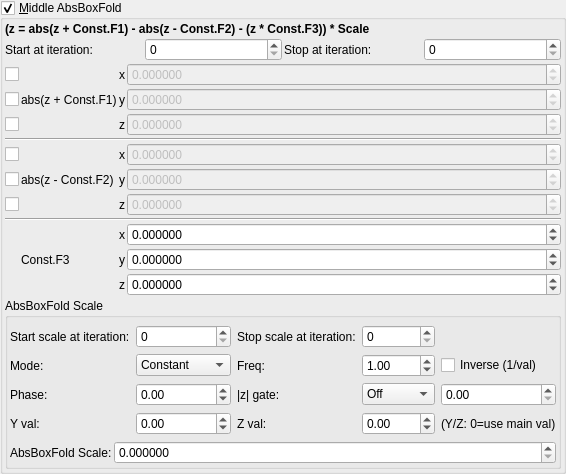
    <widget class="MyGroupBox" name="groupCheck_transf_multiplier_enabled_2_false">
     <property name="title">
      <string>&amp;Middle AbsBoxFold</string>
     </property>
     <property name="checkable">
      <bool>true</bool>
     </property>
     <layout class="QVBoxLayout" name="verticalLayout_17" stretch="0,0,0,0">
      <property name="spacing">
       <number>2</number>
      </property>
      <property name="leftMargin">
       <number>2</number>
      </property>
      <property name="topMargin">
       <number>2</number>
      </property>
      <property name="rightMargin">
       <number>2</number>
      </property>
      <property name="bottomMargin">
       <number>2</number>
      </property>
      <item>
       <widget class="QLabel" name="label_4">
        <property name="font">
         <font>
          <weight>75</weight>
          <bold>true</bold>
         </font>
        </property>
        <property name="text">
         <string>(z = abs(z + Const.F1) - abs(z - Const.F2) - (z * Const.F3)) * Scale</string>
        </property>
        <property name="wordWrap">
         <bool>true</bool>
        </property>
       </widget>
      </item>
      <item>
       <layout class="QGridLayout" name="gridLayout_29">
        <property name="spacing">
         <number>2</number>
        </property>
        <item row="0" column="1">
         <widget class="MySpinBox" name="spinboxInt_transf_start_iterations">
          <property name="sizePolicy">
           <sizepolicy hsizetype="Minimum" vsizetype="Maximum">
            <horstretch>0</horstretch>
            <verstretch>0</verstretch>
           </sizepolicy>
          </property>
          <property name="maximum">
           <number>999</number>
          </property>
         </widget>
        </item>
        <item row="0" column="0">
         <widget class="QLabel" name="label_71">
          <property name="text">
           <string>Start at iteration:</string>
          </property>
         </widget>
        </item>
        <item row="0" column="3">
         <widget class="MySpinBox" name="spinboxInt_transf_stop_iterations">
          <property name="sizePolicy">
           <sizepolicy hsizetype="Minimum" vsizetype="Maximum">
            <horstretch>0</horstretch>
            <verstretch>0</verstretch>
           </sizepolicy>
          </property>
          <property name="maximum">
           <number>999</number>
          </property>
         </widget>
        </item>
        <item row="0" column="2">
         <widget class="QLabel" name="label_72">
          <property name="text">
           <string>Stop at iteration:</string>
          </property>
         </widget>
        </item>
       </layout>
      </item>
      <item>
       <layout class="QGridLayout" name="gridLayout_30" columnstretch="0,0,0,1">
        <property name="spacing">
         <number>2</number>
        </property>
        <item row="2" column="3">
         <widget class="MyDoubleSpinBox" name="spinbox3_transf_addition_constant_111_z">
          <property name="enabled">
           <bool>false</bool>
          </property>
          <property name="sizePolicy">
           <sizepolicy hsizetype="Minimum" vsizetype="Maximum">
            <horstretch>0</horstretch>
            <verstretch>0</verstretch>
           </sizepolicy>
          </property>
          <property name="decimals">
           <number>6</number>
          </property>
          <property name="minimum">
           <double>-99.989999999999995</double>
          </property>
          <property name="maximum">
           <double>99.989999999999995</double>
          </property>
          <property name="singleStep">
           <double>0.100000000000000</double>
          </property>
         </widget>
        </item>
        <item row="1" column="2">
         <widget class="QLabel" name="label_8">
          <property name="text">
           <string notr="true">y</string>
          </property>
         </widget>
        </item>
        <item row="4" column="0">
         <widget class="MyCheckBox" name="checkBox_transf_function_enabledAx">
          <property name="text">
           <string/>
          </property>
         </widget>
        </item>
        <item row="6" column="0">
         <widget class="MyCheckBox" name="checkBox_transf_function_enabledAz">
          <property name="text">
           <string/>
          </property>
         </widget>
        </item>
        <item row="7" column="0" colspan="4">
         <widget class="Line" name="line_27">
          <property name="orientation">
           <enum>Qt::Horizontal</enum>
          </property>
         </widget>
        </item>
        <item row="0" column="3">
         <widget class="MyDoubleSpinBox" name="spinbox3_transf_addition_constant_111_x">
          <property name="enabled">
           <bool>false</bool>
          </property>
          <property name="sizePolicy">
           <sizepolicy hsizetype="Minimum" vsizetype="Maximum">
            <horstretch>0</horstretch>
            <verstretch>0</verstretch>
           </sizepolicy>
          </property>
          <property name="prefix">
           <string/>
          </property>
          <property name="decimals">
           <number>6</number>
          </property>
          <property name="minimum">
           <double>-99.989999999999995</double>
          </property>
          <property name="singleStep">
           <double>0.100000000000000</double>
          </property>
         </widget>
        </item>
        <item row="5" column="2">
         <widget class="QLabel" name="label_11">
          <property name="text">
           <string notr="true">y</string>
          </property>
         </widget>
        </item>
        <item row="6" column="2">
         <widget class="QLabel" name="label_12">
          <property name="text">
           <string notr="true">z</string>
          </property>
         </widget>
        </item>
        <item row="10" column="2">
         <widget class="QLabel" name="label_13">
          <property name="text">
           <string notr="true">z</string>
          </property>
         </widget>
        </item>
        <item row="9" column="2">
         <widget class="QLabel" name="label_14">
          <property name="text">
           <string notr="true">y</string>
          </property>
         </widget>
        </item>
        <item row="8" column="2">
         <widget class="QLabel" name="label_15">
          <property name="text">
           <string notr="true">x</string>
          </property>
         </widget>
        </item>
        <item row="5" column="3">
         <widget class="MyDoubleSpinBox" name="spinbox3_transf_addition_constantA_111_y">
          <property name="enabled">
           <bool>false</bool>
          </property>
          <property name="sizePolicy">
           <sizepolicy hsizetype="Minimum" vsizetype="Maximum">
            <horstretch>0</horstretch>
            <verstretch>0</verstretch>
           </sizepolicy>
          </property>
          <property name="decimals">
           <number>6</number>
          </property>
          <property name="minimum">
           <double>-99.989999999999995</double>
          </property>
          <property name="maximum">
           <double>99.989999999999995</double>
          </property>
          <property name="singleStep">
           <double>0.100000000000000</double>
          </property>
         </widget>
        </item>
        <item row="10" column="3">
         <widget class="MyDoubleSpinBox" name="spinbox3_transf_scale3D_111_z">
          <property name="sizePolicy">
           <sizepolicy hsizetype="Minimum" vsizetype="Maximum">
            <horstretch>0</horstretch>
            <verstretch>0</verstretch>
           </sizepolicy>
          </property>
          <property name="decimals">
           <number>6</number>
          </property>
          <property name="minimum">
           <double>-99.989999999999995</double>
          </property>
          <property name="maximum">
           <double>99.989999999999995</double>
          </property>
          <property name="singleStep">
           <double>0.100000000000000</double>
          </property>
         </widget>
        </item>
        <item row="8" column="3">
         <widget class="MyDoubleSpinBox" name="spinbox3_transf_scale3D_111_x">
          <property name="sizePolicy">
           <sizepolicy hsizetype="Minimum" vsizetype="Maximum">
            <horstretch>0</horstretch>
            <verstretch>0</verstretch>
           </sizepolicy>
          </property>
          <property name="prefix">
           <string/>
          </property>
          <property name="decimals">
           <number>6</number>
          </property>
          <property name="minimum">
           <double>-99.989999999999995</double>
          </property>
          <property name="singleStep">
           <double>0.100000000000000</double>
          </property>
         </widget>
        </item>
        <item row="6" column="3">
         <widget class="MyDoubleSpinBox" name="spinbox3_transf_addition_constantA_111_z">
          <property name="enabled">
           <bool>false</bool>
          </property>
          <property name="sizePolicy">
           <sizepolicy hsizetype="Minimum" vsizetype="Maximum">
            <horstretch>0</horstretch>
            <verstretch>0</verstretch>
           </sizepolicy>
          </property>
          <property name="decimals">
           <number>6</number>
          </property>
          <property name="minimum">
           <double>-99.989999999999995</double>
          </property>
          <property name="maximum">
           <double>99.989999999999995</double>
          </property>
          <property name="singleStep">
           <double>0.100000000000000</double>
          </property>
         </widget>
        </item>
        <item row="9" column="3">
         <widget class="MyDoubleSpinBox" name="spinbox3_transf_scale3D_111_y">
          <property name="sizePolicy">
           <sizepolicy hsizetype="Minimum" vsizetype="Maximum">
            <horstretch>0</horstretch>
            <verstretch>0</verstretch>
           </sizepolicy>
          </property>
          <property name="decimals">
           <number>6</number>
          </property>
          <property name="minimum">
           <double>-99.989999999999995</double>
          </property>
          <property name="maximum">
           <double>99.989999999999995</double>
          </property>
          <property name="singleStep">
           <double>0.100000000000000</double>
          </property>
         </widget>
        </item>
        <item row="2" column="0">
         <widget class="MyCheckBox" name="checkBox_transf_function_enabledz">
          <property name="text">
           <string/>
          </property>
         </widget>
        </item>
        <item row="1" column="3">
         <widget class="MyDoubleSpinBox" name="spinbox3_transf_addition_constant_111_y">
          <property name="enabled">
           <bool>false</bool>
          </property>
          <property name="sizePolicy">
           <sizepolicy hsizetype="Minimum" vsizetype="Maximum">
            <horstretch>0</horstretch>
            <verstretch>0</verstretch>
           </sizepolicy>
          </property>
          <property name="decimals">
           <number>6</number>
          </property>
          <property name="minimum">
           <double>-99.989999999999995</double>
          </property>
          <property name="maximum">
           <double>99.989999999999995</double>
          </property>
          <property name="singleStep">
           <double>0.100000000000000</double>
          </property>
         </widget>
        </item>
        <item row="1" column="0">
         <widget class="MyCheckBox" name="checkBox_transf_function_enabledy">
          <property name="text">
           <string/>
          </property>
         </widget>
        </item>
        <item row="4" column="2">
         <widget class="QLabel" name="label_5">
          <property name="text">
           <string notr="true">x</string>
          </property>
         </widget>
        </item>
        <item row="5" column="1">
         <widget class="QLabel" name="label_97">
          <property name="text">
           <string notr="true">abs(z - Const.F2)</string>
          </property>
         </widget>
        </item>
        <item row="1" column="1">
         <widget class="QLabel" name="label_74">
          <property name="text">
           <string notr="true">abs(z + Const.F1)</string>
          </property>
         </widget>
        </item>
        <item row="3" column="0" colspan="4">
         <widget class="Line" name="line_26">
          <property name="orientation">
           <enum>Qt::Horizontal</enum>
          </property>
         </widget>
        </item>
        <item row="9" column="1">
         <widget class="QLabel" name="label_102">
          <property name="text">
           <string notr="true">Const.F3</string>
          </property>
         </widget>
        </item>
        <item row="0" column="2">
         <widget class="QLabel" name="label_6">
          <property name="text">
           <string notr="true">x</string>
          </property>
         </widget>
        </item>
        <item row="2" column="2">
         <widget class="QLabel" name="label_7">
          <property name="text">
           <string notr="true">z</string>
          </property>
         </widget>
        </item>
        <item row="4" column="3">
         <widget class="MyDoubleSpinBox" name="spinbox3_transf_addition_constantA_111_x">
          <property name="enabled">
           <bool>false</bool>
          </property>
          <property name="sizePolicy">
           <sizepolicy hsizetype="Minimum" vsizetype="Maximum">
            <horstretch>0</horstretch>
            <verstretch>0</verstretch>
           </sizepolicy>
          </property>
          <property name="prefix">
           <string/>
          </property>
          <property name="decimals">
           <number>6</number>
          </property>
          <property name="minimum">
           <double>-99.989999999999995</double>
          </property>
          <property name="singleStep">
           <double>0.100000000000000</double>
          </property>
         </widget>
        </item>
        <item row="0" column="0">
         <widget class="MyCheckBox" name="checkBox_transf_function_enabledx">
          <property name="text">
           <string/>
          </property>
         </widget>
        </item>
        <item row="5" column="0">
         <widget class="MyCheckBox" name="checkBox_transf_function_enabledAy">
          <property name="text">
           <string/>
          </property>
         </widget>
        </item>
       </layout>
      </item>
      <item>
       <widget class="QGroupBox" name="groupBox_2">
        <property name="title">
         <string>AbsBoxFold Scale</string>
        </property>
        <layout class="QVBoxLayout" name="verticalLayout_4">
         <property name="leftMargin">
          <number>2</number>
         </property>
         <property name="topMargin">
          <number>2</number>
         </property>
         <property name="rightMargin">
          <number>2</number>
         </property>
         <property name="bottomMargin">
          <number>2</number>
         </property>
         <item>
          <layout class="QGridLayout" name="gridLayout_8">
           <property name="topMargin">
            <number>5</number>
           </property>
           <item row="0" column="0">
            <widget class="QLabel" name="label_58">
             <property name="text">
              <string>Start scale at iteration:</string>
             </property>
            </widget>
           </item>
           <item row="0" column="2">
            <widget class="QLabel" name="label_73">
             <property name="text">
              <string>Stop scale at iteration:</string>
             </property>
            </widget>
           </item>
           <item row="0" column="3">
            <widget class="MySpinBox" name="spinboxInt_transf_multiplier_stop_iter_1">
             <property name="sizePolicy">
              <sizepolicy hsizetype="Preferred" vsizetype="Maximum">
               <horstretch>0</horstretch>
               <verstretch>0</verstretch>
              </sizepolicy>
             </property>
             <property name="maximum">
              <number>999</number>
             </property>
            </widget>
           </item>
      <item row="1" column="0">
       <widget class="QLabel"><property name="text"><string>Mode:</string></property></widget>
      </item>
      <item row="1" column="1">
       <widget class="MyComboBox" name="comboBox_transf_multiplier_value_mode_1">
        <item><property name="text"><string notr="true">Constant</string></property></item>
        <item><property name="text"><string notr="true">Sine</string></property></item>
        <item><property name="text"><string notr="true">Ramp</string></property></item>
        <item><property name="text"><string notr="true">Exponential</string></property></item>
        <item><property name="text"><string notr="true">Triangle</string></property></item>
        <item><property name="text"><string notr="true">Square</string></property></item>
        <item><property name="text"><string notr="true">Smoothstep</string></property></item>
        <item><property name="text"><string notr="true">Noise</string></property></item>
        <item><property name="text"><string notr="true">Ping-pong</string></property></item>
        <item><property name="text"><string notr="true">Stepped</string></property></item>
       </widget>
      </item>
      <item row="1" column="2">
       <widget class="QLabel"><property name="text"><string>Freq:</string></property></widget>
      </item>
      <item row="1" column="3">
       <widget class="MyDoubleSpinBox" name="spinbox_transf_multiplier_frequency_1">
        <property name="minimum"><double>0.01</double></property><property name="maximum"><double>100.0</double></property>
        <property name="singleStep"><double>0.1</double></property><property name="value"><double>1.0</double></property>
       </widget>
      </item>
      <item row="1" column="4" colspan="2">
       <widget class="MyCheckBox" name="checkBox_transf_multiplier_inverse_1">
        <property name="text"><string>Inverse (1/val)</string></property>
       </widget>
      </item>
      <item row="2" column="0">
       <widget class="QLabel"><property name="text"><string>Phase:</string></property></widget>
      </item>
      <item row="2" column="1">
       <widget class="MyDoubleSpinBox" name="spinbox_transf_multiplier_phase_1">
        <property name="minimum"><double>-10.0</double></property><property name="maximum"><double>10.0</double></property>
        <property name="singleStep"><double>0.1</double></property><property name="value"><double>0.0</double></property>
       </widget>
      </item>
      <item row="2" column="2">
       <widget class="QLabel"><property name="text"><string>|z| gate:</string></property></widget>
      </item>
      <item row="2" column="3">
       <widget class="MyComboBox" name="comboBox_transf_multiplier_threshold_mode_1">
        <item><property name="text"><string notr="true">Off</string></property></item>
        <item><property name="text"><string notr="true">&gt; thresh</string></property></item>
        <item><property name="text"><string notr="true">&lt; thresh</string></property></item>
       </widget>
      </item>
      <item row="2" column="4" colspan="2">
       <widget class="MyDoubleSpinBox" name="spinbox_transf_multiplier_threshold_1">
        <property name="minimum"><double>0.0</double></property><property name="maximum"><double>1000.0</double></property>
        <property name="singleStep"><double>0.1</double></property><property name="value"><double>0.0</double></property>
       </widget>
      </item>
      <item row="3" column="0">
       <widget class="QLabel"><property name="text"><string>Y val:</string></property></widget>
      </item>
      <item row="3" column="1">
       <widget class="MyDoubleSpinBox" name="spinbox_transf_multiplier_scale_y_1">
        <property name="minimum"><double>-100.0</double></property><property name="maximum"><double>100.0</double></property>
        <property name="singleStep"><double>0.01</double></property><property name="value"><double>0.0</double></property>
       </widget>
      </item>
      <item row="3" column="2">
       <widget class="QLabel"><property name="text"><string>Z val:</string></property></widget>
      </item>
      <item row="3" column="3">
       <widget class="MyDoubleSpinBox" name="spinbox_transf_multiplier_scale_z_1">
        <property name="minimum"><double>-100.0</double></property><property name="maximum"><double>100.0</double></property>
        <property name="singleStep"><double>0.01</double></property><property name="value"><double>0.0</double></property>
       </widget>
      </item>
      <item row="3" column="4" colspan="2">
       <widget class="QLabel"><property name="text"><string notr="true">(Y/Z: 0=use main val)</string></property></widget>
      </item>
           <item row="0" column="1">
            <widget class="MySpinBox" name="spinboxInt_transf_multiplier_start_iter_1">
             <property name="sizePolicy">
              <sizepolicy hsizetype="Minimum" vsizetype="Maximum">
               <horstretch>0</horstretch>
               <verstretch>0</verstretch>
              </sizepolicy>
             </property>
             <property name="maximum">
              <number>999</number>
             </property>
            </widget>
           </item>
          </layout>
         </item>
         <item>
          <layout class="QGridLayout" name="gridLayout_31" columnstretch="0,0,1">
           <property name="spacing">
            <number>2</number>
           </property>
           <item row="1" column="2">
            <widget class="MyDoubleSpinBox" name="spinbox_transf_scaleA_1">
             <property name="sizePolicy">
              <sizepolicy hsizetype="Minimum" vsizetype="Maximum">
               <horstretch>0</horstretch>
               <verstretch>0</verstretch>
              </sizepolicy>
             </property>
             <property name="prefix">
              <string/>
             </property>
             <property name="suffix">
              <string/>
             </property>
             <property name="decimals">
              <number>6</number>
             </property>
             <property name="minimum">
              <double>0.000000000000000</double>
             </property>
             <property name="maximum">
              <double>99.998999999999995</double>
             </property>
             <property name="singleStep">
              <double>0.100000000000000</double>
             </property>
            </widget>
           </item>
           <item row="1" column="1">
            <widget class="QLabel" name="label_103">
             <property name="text">
              <string>AbsBoxFold Scale:</string>
             </property>
            </widget>
           </item>
          </layout>
         </item>
        </layout>
       </widget>
      </item>
     </layout>
    </widget>
